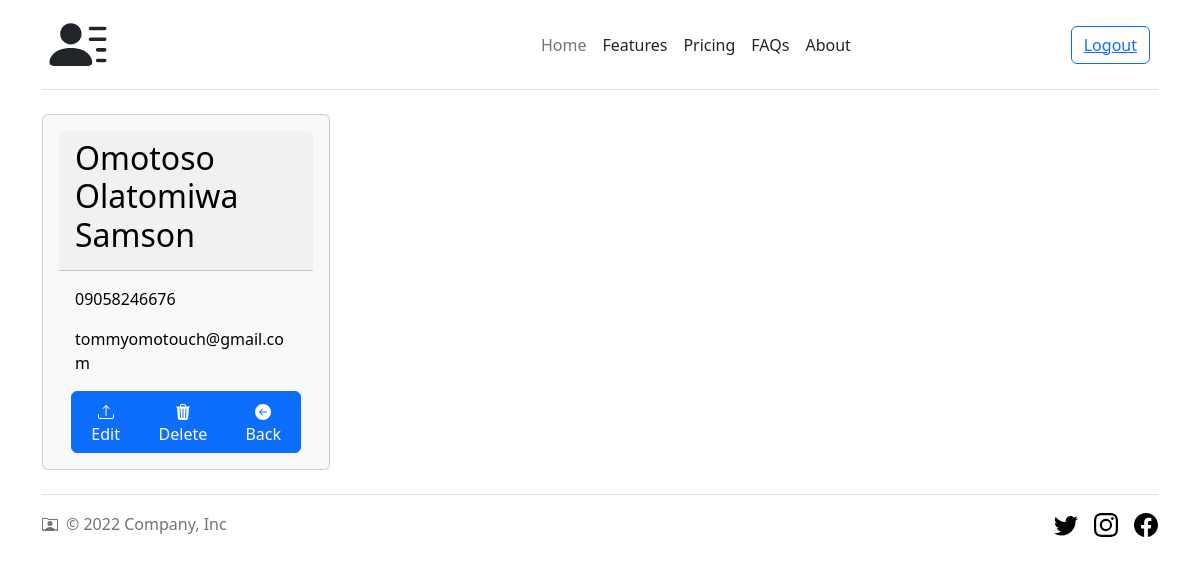
The app's page /contact/detail/16/ (signed in) with its own data.
### contact/models.py (models this page shows, shortened)
class Contact(models.Model):
    user = models.ForeignKey(User, on_delete=models.CASCADE, null=True, blank=True)
    name = models.CharField(max_length=50)
    phone_number = models.CharField(max_length=15)
    email = models.EmailField()

### contact/views.py (the view)
# urls.py: path('contact/detail/<int:pk>/', ContactDetailView.as_view(), name='detail'),
class ContactDetailView(LoginRequiredMixin, DetailView):
    template_name = 'detail.html'
    model = Contact
    context_object_name = 'contact'

### contact/templates/detail.html (shortened to what this page needs)
{% extends 'base.html' %}
{% block content %}
{% load static %}
<div class="container">
    <div class="card text-bg-light p-3" style="max-width: 18rem;">
        <div class="card-header"><h2>{{ contact.name }}</h2></div>
        <div class="card-body">
            <p class="card-text">{{ contact.phone_number }}</p>
            <p class="card-text">{{ contact.email }}</p>
        </div>
        <div class="container btn-group" role="group">
            <a class="btn btn-primary" href="{% url 'edit' contact.pk %}" role="button">
                Edit</a>
            <a class="btn btn-primary" href="{% url 'delete' contact.pk %}" role="button">
                Delete</a>
            <a class="btn btn-primary" href="{% url 'contacts' %}" role="button">
                <svg xmlns="http://www.w3.org/2000/svg" width="16" height="16" fill="currentColor"
                     class="bi bi-arrow-left-circle-fill" viewBox="0 0 16 16">
                    <path
                            d="M8 0a8 8 0 1 0 0 16A8 8 0 0 0 8 0zm3.5 7.5a.5.5 0 0 1 0 1H5.707l2.147 2.146a.5.5 0 0 1-.708.708l-3-3a.5.5 0 0 1 0-.708l3-3a.5.5 0 1 1 .708.708L5.707 7.5H11.5z"/>
                </svg>
                Back</a>
        </div>
    </div>
</div>
{% endblock content %}

### staticfiles/css/main.css (style rules this page uses)
.container { position: relative; z-index: 1; max-width: 300px; margin: 0 auto; }
.container:before, .container:after { content: ""; display: block; clear: both; }
body { background: #76b852; background: rgb(141,194,111); font-family: "Roboto", sans-serif; -webkit-font-smoothing: antialiased; -moz-osx-font-smoothing: grayscale; }

### records on screen
Contact: name "Omotoso Olatomiwa Samson", phone_number "09058246676", email "tommyomotouch@gmail.com"
